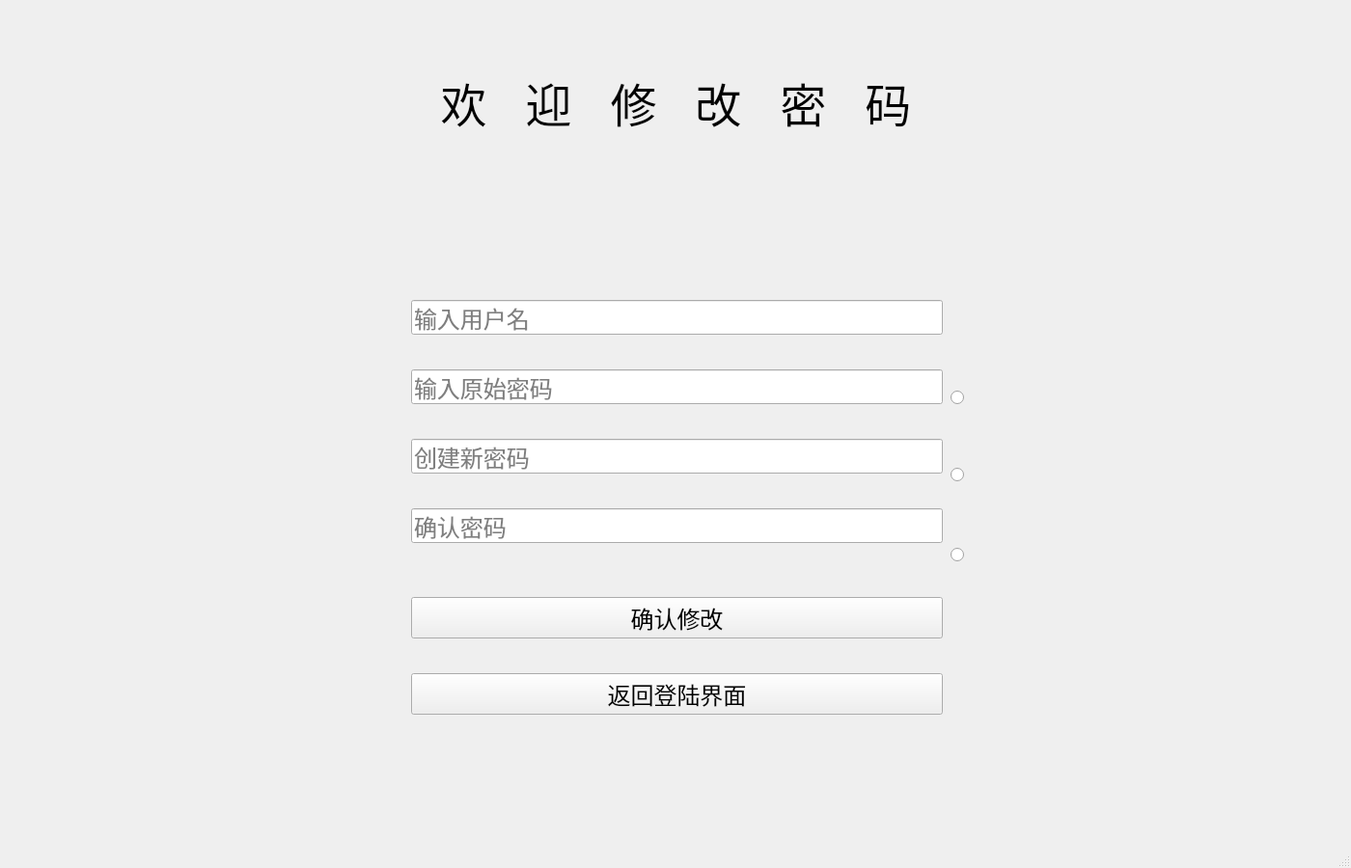
<?xml version="1.0" encoding="UTF-8"?>
<ui version="4.0">
 <class>ModifyWindow</class>
 <widget class="QMainWindow" name="ModifyWindow">
  <property name="geometry">
   <rect>
    <x>0</x>
    <y>0</y>
    <width>1400</width>
    <height>900</height>
   </rect>
  </property>
  <property name="windowTitle">
   <string>修改界面</string>
  </property>
  <property name="styleSheet">
   <string notr="true">QMainWindow{border-image: url(:/sea.jpg);}</string>
  </property>
  <widget class="QWidget" name="centralwidget">
   <widget class="QLabel" name="label_3">
    <property name="geometry">
     <rect>
      <x>200</x>
      <y>60</y>
      <width>1001</width>
      <height>91</height>
     </rect>
    </property>
    <property name="font">
     <font>
      <family>Arial</family>
      <pointsize>36</pointsize>
     </font>
    </property>
    <property name="text">
     <string>欢   迎   修   改   密   码</string>
    </property>
    <property name="alignment">
     <set>Qt::AlignCenter</set>
    </property>
   </widget>
   <widget class="QWidget" name="verticalLayoutWidget">
    <property name="geometry">
     <rect>
      <x>426</x>
      <y>251</y>
      <width>551</width>
      <height>622</height>
     </rect>
    </property>
    <layout class="QVBoxLayout" name="verticalLayout">
     <item>
      <spacer name="verticalSpacer_2">
       <property name="orientation">
        <enum>Qt::Vertical</enum>
       </property>
       <property name="sizeType">
        <enum>QSizePolicy::Fixed</enum>
       </property>
       <property name="sizeHint" stdset="0">
        <size>
         <width>20</width>
         <height>60</height>
        </size>
       </property>
      </spacer>
     </item>
     <item>
      <widget class="QLineEdit" name="userlineEdit">
       <property name="font">
        <font>
         <family>Arial</family>
         <pointsize>18</pointsize>
        </font>
       </property>
       <property name="placeholderText">
        <string>输入用户名</string>
       </property>
      </widget>
     </item>
     <item>
      <spacer name="verticalSpacer">
       <property name="orientation">
        <enum>Qt::Vertical</enum>
       </property>
       <property name="sizeType">
        <enum>QSizePolicy::Fixed</enum>
       </property>
       <property name="sizeHint" stdset="0">
        <size>
         <width>20</width>
         <height>30</height>
        </size>
       </property>
      </spacer>
     </item>
     <item>
      <widget class="QLineEdit" name="originalpasswordlineEdit">
       <property name="font">
        <font>
         <family>Arial</family>
         <pointsize>18</pointsize>
        </font>
       </property>
       <property name="text">
        <string/>
       </property>
       <property name="placeholderText">
        <string>输入原始密码</string>
       </property>
      </widget>
     </item>
     <item>
      <spacer name="verticalSpacer_6">
       <property name="orientation">
        <enum>Qt::Vertical</enum>
       </property>
       <property name="sizeType">
        <enum>QSizePolicy::Fixed</enum>
       </property>
       <property name="sizeHint" stdset="0">
        <size>
         <width>20</width>
         <height>30</height>
        </size>
       </property>
      </spacer>
     </item>
     <item>
      <widget class="QLineEdit" name="newpasswordlineEdit">
       <property name="font">
        <font>
         <family>Arial</family>
         <pointsize>18</pointsize>
        </font>
       </property>
       <property name="text">
        <string/>
       </property>
       <property name="placeholderText">
        <string>创建新密码</string>
       </property>
      </widget>
     </item>
     <item>
      <spacer name="verticalSpacer_7">
       <property name="orientation">
        <enum>Qt::Vertical</enum>
       </property>
       <property name="sizeType">
        <enum>QSizePolicy::Fixed</enum>
       </property>
       <property name="sizeHint" stdset="0">
        <size>
         <width>20</width>
         <height>30</height>
        </size>
       </property>
      </spacer>
     </item>
     <item>
      <widget class="QLineEdit" name="confirmpasswordlineEdit">
       <property name="font">
        <font>
         <family>Arial</family>
         <pointsize>18</pointsize>
        </font>
       </property>
       <property name="text">
        <string/>
       </property>
       <property name="placeholderText">
        <string>确认密码</string>
       </property>
      </widget>
     </item>
     <item>
      <spacer name="verticalSpacer_3">
       <property name="orientation">
        <enum>Qt::Vertical</enum>
       </property>
       <property name="sizeType">
        <enum>QSizePolicy::Fixed</enum>
       </property>
       <property name="sizeHint" stdset="0">
        <size>
         <width>20</width>
         <height>50</height>
        </size>
       </property>
      </spacer>
     </item>
     <item>
      <widget class="QPushButton" name="yesButton">
       <property name="font">
        <font>
         <family>Arial</family>
         <pointsize>18</pointsize>
        </font>
       </property>
       <property name="text">
        <string>确认修改</string>
       </property>
      </widget>
     </item>
     <item>
      <spacer name="verticalSpacer_4">
       <property name="orientation">
        <enum>Qt::Vertical</enum>
       </property>
       <property name="sizeType">
        <enum>QSizePolicy::Fixed</enum>
       </property>
       <property name="sizeHint" stdset="0">
        <size>
         <width>20</width>
         <height>30</height>
        </size>
       </property>
      </spacer>
     </item>
     <item>
      <widget class="QPushButton" name="returnButton">
       <property name="font">
        <font>
         <family>Arial</family>
         <pointsize>18</pointsize>
        </font>
       </property>
       <property name="text">
        <string>返回登陆界面</string>
       </property>
      </widget>
     </item>
     <item>
      <spacer name="verticalSpacer_5">
       <property name="orientation">
        <enum>Qt::Vertical</enum>
       </property>
       <property name="sizeHint" stdset="0">
        <size>
         <width>20</width>
         <height>10</height>
        </size>
       </property>
      </spacer>
     </item>
    </layout>
   </widget>
   <widget class="QWidget" name="verticalLayoutWidget_2">
    <property name="geometry">
     <rect>
      <x>985</x>
      <y>392</y>
      <width>41</width>
      <height>41</height>
     </rect>
    </property>
    <layout class="QVBoxLayout" name="verticalLayout_2">
     <item>
      <widget class="QRadioButton" name="originalButton">
       <property name="text">
        <string/>
       </property>
      </widget>
     </item>
    </layout>
   </widget>
   <widget class="QWidget" name="verticalLayoutWidget_3">
    <property name="geometry">
     <rect>
      <x>985</x>
      <y>472</y>
      <width>41</width>
      <height>41</height>
     </rect>
    </property>
    <layout class="QVBoxLayout" name="verticalLayout_3">
     <item>
      <widget class="QRadioButton" name="newButton">
       <property name="text">
        <string/>
       </property>
      </widget>
     </item>
    </layout>
   </widget>
   <widget class="QWidget" name="verticalLayoutWidget_4">
    <property name="geometry">
     <rect>
      <x>985</x>
      <y>555</y>
      <width>41</width>
      <height>41</height>
     </rect>
    </property>
    <layout class="QVBoxLayout" name="verticalLayout_4">
     <item>
      <widget class="QRadioButton" name="confirmnewButton">
       <property name="text">
        <string/>
       </property>
      </widget>
     </item>
    </layout>
   </widget>
  </widget>
  <widget class="QMenuBar" name="menubar">
   <property name="geometry">
    <rect>
     <x>0</x>
     <y>0</y>
     <width>1400</width>
     <height>30</height>
    </rect>
   </property>
  </widget>
  <widget class="QStatusBar" name="statusbar"/>
 </widget>
 <resources/>
 <connections/>
</ui>
